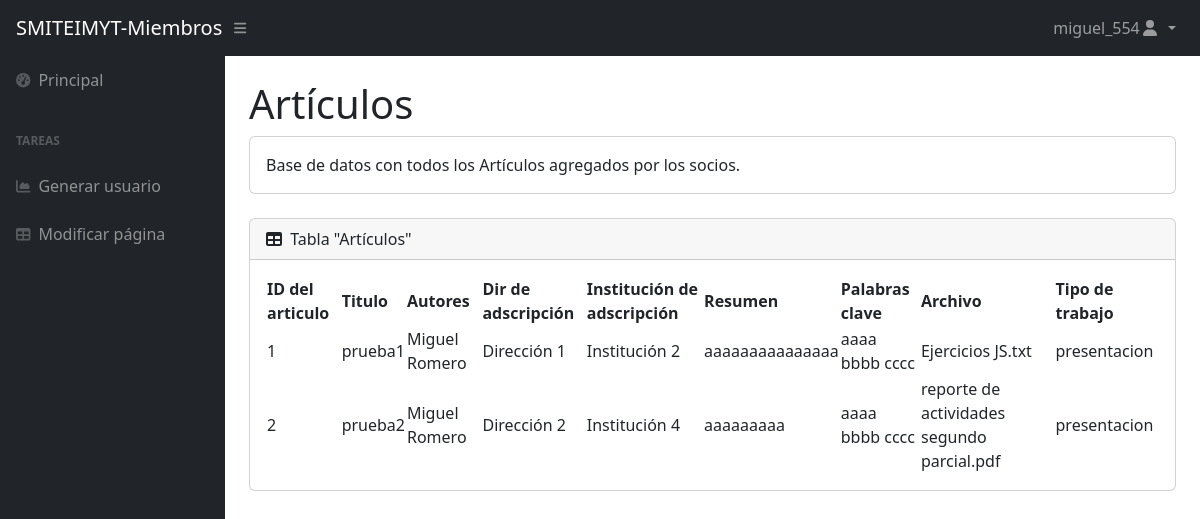
Page /pages/admin/Tarticulos.php (signed in) on the committed database.
### tables this page shows
CREATE TABLE `articulos` (
  `id_articulo` int NOT NULL,
  `titulo_articulo` varchar(120) NOT NULL,
  `autores` text NOT NULL,
  `dir_adscripción` varchar(80) NOT NULL,
  `inst_adscripción` varchar(80) NOT NULL,
  `resumen` text NOT NULL,
  `palabras_clave` varchar(200) NOT NULL,
  `archivo` varchar(120) NOT NULL,
  `tipo_trabajo` varchar(80) NOT NULL
);

### php/sesion.php (called while the page is built, shortened)
<?php
$usuario = $_SESSION['usuario'];
?>

### pages/admin/Tarticulos.php (the view, shortened to what this page needs)
<?php
include("../../php/connection.php");
include("../../php/sesion.php");
$consulta = "SELECT * FROM articulos";
?>
<!DOCTYPE html>
<html lang="es">
<head>
    <link href="https://cdn.jsdelivr.net/npm/simple-datatables@7.1.2/dist/style.min.css" rel="stylesheet" />
    <link href="css/styles.css" rel="stylesheet" />
</head>
<body class="sb-nav-fixed">
    <nav class="sb-topnav navbar navbar-expand navbar-dark bg-dark">
        <a class="navbar-brand ps-3" href="indexMiembros.php">SMITEIMYT-Miembros</a>
        <button class="btn btn-link btn-sm order-1 order-lg-0 me-4 me-lg-0" id="sidebarToggle" href="#!"><i
                class="fas fa-bars"></i></button>
        <ul class="navbar-nav ms-auto me-0 me-md-3 my-2 my-md-0">
            <li class="nav-item dropdown">
                <a class="nav-link dropdown-toggle" id="navbarDropdown" href="#" role="button" data-bs-toggle="dropdown"
                    aria-expanded="false">
                    <?php echo $usuario; ?><i class="fas fa-user fa-fw"></i>
                </a>
            </li>
        </ul>
    </nav>
     <div id="layoutSidenav">
            <div id="layoutSidenav_nav">
                <nav class="sb-sidenav accordion sb-sidenav-dark" id="sidenavAccordion">
                    <div class="sb-sidenav-menu">
                        <div class="nav">
                            <a class="nav-link" href="../../index.html">
                                <div class="sb-nav-link-icon"><i class="fas fa-tachometer-alt"></i></div>
                                Principal
                            </a>
                            <div class="sb-sidenav-menu-heading">Tareas</div>
                            <a class="nav-link" href="charts.php">
                                <div class="sb-nav-link-icon"><i class="fas fa-chart-area"></i></div>
                                Generar usuario
                            </a>
                            <a class="nav-link" href="tables.html">
                                <div class="sb-nav-link-icon"><i class="fas fa-table"></i></div>
                                Modificar página
                            </a>
                        </div>
                    </div>
                </nav>
            </div>
        <div id="layoutSidenav_content">
            <main>
                <div class="container-fluid px-4">
                    <h1 class="mt-4">Artículos</h1>
                    <div class="card mb-4">
                        <div class="card-body">
                            Base de datos con todos los Artículos agregados por los socios.
                        </div>
                    </div>
                    <div class="card mb-4">
                        <div class="card-header">
                            <i class="fas fa-table me-1"></i>
                            Tabla "Artículos"
                        </div>
                        <div class="card-body">
                            <table id="datatablesSimple">
                                <thead>
                                    <tr>
                                        <th>ID del articulo</th>
                                        <th>Titulo</th>
                                        <th>Autores</th>
                                        <th>Dir de adscripción</th>
                                        <th>Institución de adscripción</th>
                                        <th>Resumen</th>
                                        <th>Palabras clave</th>
                                        <th>Archivo</th>
                                        <th>Tipo de trabajo</th>
                                    </tr>
                                </thead>
                                <tbody>
                                    <?php $resultado = mysqli_query($conn, $consulta);
                                    while($row = mysqli_fetch_assoc($resultado)){
                                    ?>
                                    <tr>
                                        <td>
                                            <?php echo $row['id_articulo']; ?>
                                        </td>
                                        <td>
                                            <?php echo $row['titulo_articulo']; ?>
                                        </td>
                                        <td>
                                            <?php echo $row['autores']; ?>
                                        </td>
                                        <td>
                                            <?php echo $row['dir_adscripción']; ?>
                                        </td>
                                        <td>
                                            <?php echo $row['inst_adscripción']; ?>
                                        </td>
                                        <td>
                                            <?php echo $row['resumen']; ?>
                                        </td>
                                        <td>
                                            <?php echo $row['palabras_clave']; ?>
                                        </td>
                                        <td>
                                            <?php echo $row['archivo']; ?>
                                        </td>
                                        <td>
                                            <?php echo $row['tipo_trabajo']; ?>
                                        </td>
                                        <?php }?>
                                    </tr>
                                </tbody>
                            </table>
                        </div>
                    </div>
                </div>
            </main>
        </div>
    </div>
</body>
</html>

### rows in the picture
articulos: id_articulo "1", titulo_articulo "prueba1", autores "Miguel Romero", dir_adscripción "Dirección 1", inst_adscripción "Institución 2", resumen "aaaaaaaaaaaaaaa", palabras_clave "aaaa bbbb cccc", archivo "Ejercicios JS.txt", tipo_trabajo "presentacion"
articulos: id_articulo "2", titulo_articulo "prueba2", autores "Miguel Romero", dir_adscripción "Dirección 2", inst_adscripción "Institución 4", resumen "aaaaaaaaa", palabras_clave "aaaa bbbb cccc", archivo "reporte de actividades segundo parcial.pdf", tipo_trabajo "presentacion"

### other values in the picture
$usuario "miguel_554"
